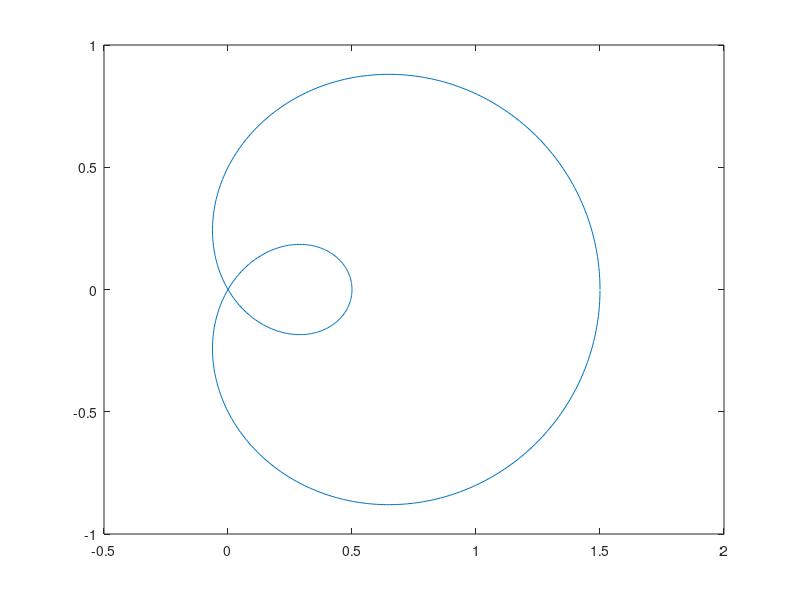

The MATLAB source for this figure: (Note: this script raises an error after producing the figure.)
%% Problem 40: parametric functions

%a.) plot parametric curve
a = 1; b = 0.5; c = 0.5;

fun_x = @(t) a*cos(t).*(b + cos(t));
fun_y = @(t) a*sin(t).*(c + cos(t));

axis([-0.5, 2.5, -1.5, 1.5]);
axis equal
t = 0:0.01:2*pi;
plot(fun_x(t), fun_y(t));


%b.) find arc length

x_prime = @(t) -a*b.*sin(t) - 2*a.*sin(t).*cos(t);
y_prime = @(t) a*c.*cos(t) + a.*cos(t).^2 - a.*sin(t).^2;

integrand = @(t) sqrt((x_prime(t)).^2 + (y_prime(t)).^2);
a1 = 0; a2 = 2*pi;

arc_length = quadrature_comp(integrand, a1, a2, 100, ...
    @quadrature_GL, 3)




